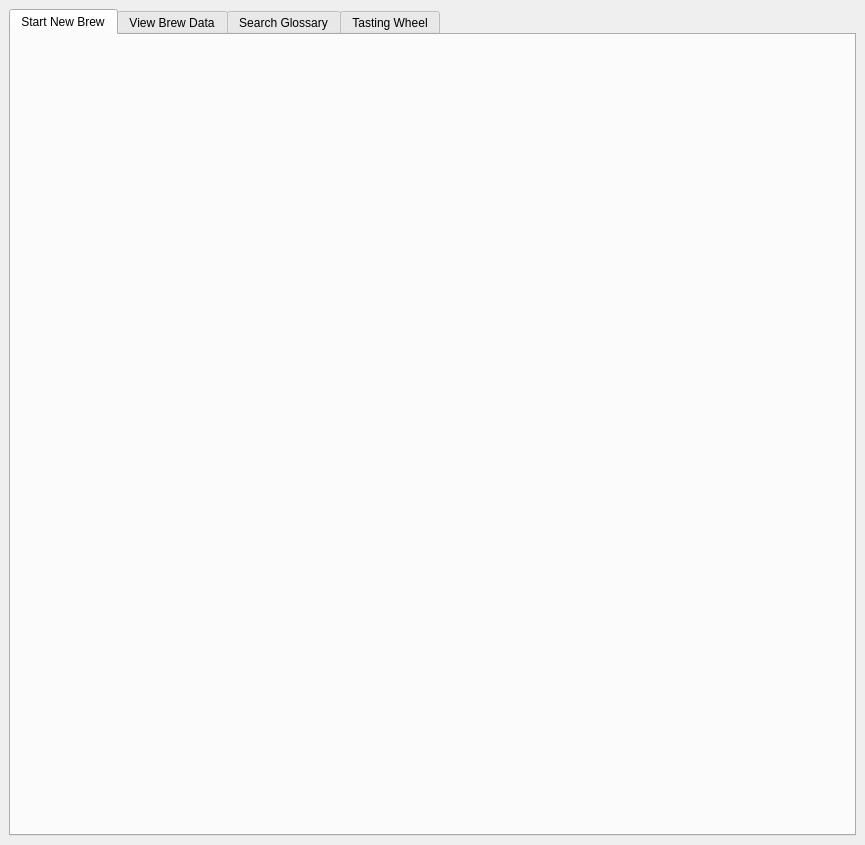
<?xml version="1.0" encoding="UTF-8"?>
<ui version="4.0">
 <class>MainWindow</class>
 <widget class="QMainWindow" name="MainWindow">
  <property name="geometry">
   <rect>
    <x>0</x>
    <y>0</y>
    <width>865</width>
    <height>845</height>
   </rect>
  </property>
  <property name="sizePolicy">
   <sizepolicy hsizetype="Minimum" vsizetype="Minimum">
    <horstretch>0</horstretch>
    <verstretch>0</verstretch>
   </sizepolicy>
  </property>
  <property name="minimumSize">
   <size>
    <width>865</width>
    <height>845</height>
   </size>
  </property>
  <property name="windowTitle">
   <string>Perfect Pour-Over</string>
  </property>
  <widget class="QWidget" name="centralwidget">
   <layout class="QGridLayout" name="layout_centralWidget">
    <item row="0" column="0" colspan="2">
     <widget class="QTabWidget" name="tabWidget">
      <property name="tabPosition">
       <enum>QTabWidget::North</enum>
      </property>
      <property name="tabShape">
       <enum>QTabWidget::Rounded</enum>
      </property>
      <property name="currentIndex">
       <number>0</number>
      </property>
      <widget class="QWidget" name="tab_newBrew">
       <attribute name="title">
        <string>Start New Brew</string>
       </attribute>
       <layout class="QVBoxLayout" name="verticalLayout">
        <item>
         <widget class="NewBrewWidget" name="widget_newBrew" native="true"/>
        </item>
       </layout>
      </widget>
      <widget class="QWidget" name="tab_viewBrews">
       <attribute name="title">
        <string>View Brew Data</string>
       </attribute>
       <layout class="QVBoxLayout" name="layout_viewBrews">
        <item>
         <widget class="ViewBrewsWidget" name="widget_viewBrews" native="true"/>
        </item>
       </layout>
      </widget>
      <widget class="QWidget" name="tab_glossary">
       <attribute name="title">
        <string>Search Glossary</string>
       </attribute>
       <layout class="QVBoxLayout" name="layout_glossary">
        <item>
         <widget class="GlossaryWidget" name="widget_glossary" native="true"/>
        </item>
       </layout>
      </widget>
      <widget class="QWidget" name="tab_tastingWheel">
       <attribute name="title">
        <string>Tasting Wheel</string>
       </attribute>
       <layout class="QVBoxLayout" name="layout_tastingWheel">
        <item>
         <widget class="TastingWheelWidget" name="widget_tastingWheel" native="true"/>
        </item>
       </layout>
      </widget>
     </widget>
    </item>
   </layout>
  </widget>
  <widget class="QMenuBar" name="menubar">
   <property name="geometry">
    <rect>
     <x>0</x>
     <y>0</y>
     <width>865</width>
     <height>21</height>
    </rect>
   </property>
  </widget>
 </widget>
 <customwidgets>
  <customwidget>
   <class>NewBrewWidget</class>
   <extends>QWidget</extends>
   <header>components/newbrewwidget.h</header>
   <container>1</container>
  </customwidget>
  <customwidget>
   <class>ViewBrewsWidget</class>
   <extends>QWidget</extends>
   <header>components/viewbrewswidget.h</header>
   <container>1</container>
  </customwidget>
  <customwidget>
   <class>GlossaryWidget</class>
   <extends>QWidget</extends>
   <header>components/glossarywidget.h</header>
   <container>1</container>
  </customwidget>
  <customwidget>
   <class>TastingWheelWidget</class>
   <extends>QWidget</extends>
   <header>components/tastingwheelwidget.h</header>
   <container>1</container>
  </customwidget>
 </customwidgets>
 <resources/>
 <connections/>
</ui>
